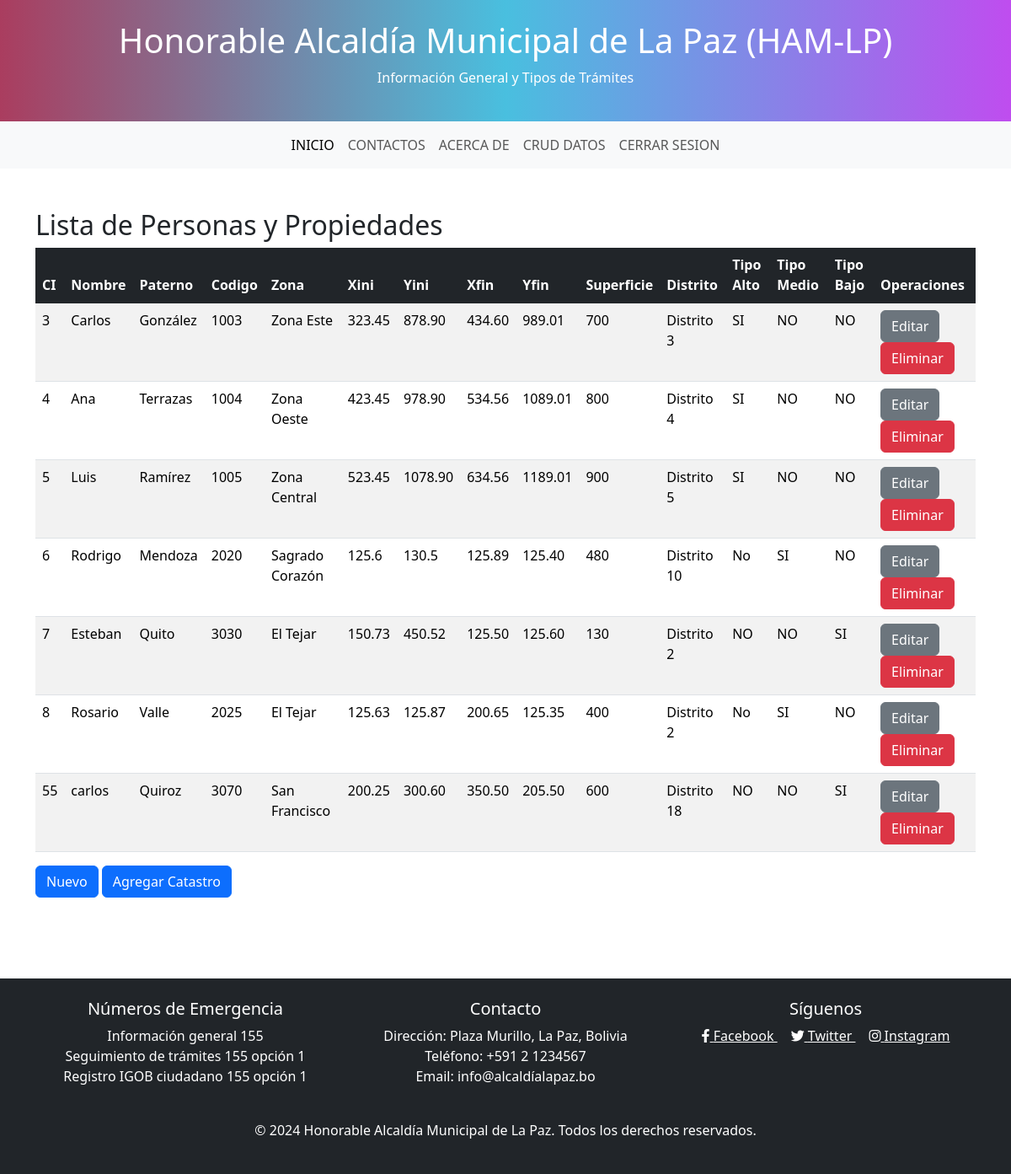
The page /ejercicio7/datos.php (signed in) on the database its author committed.
### tables this page shows
CREATE TABLE `catastro` (
  `codigo` varchar(50) NOT NULL,
  `zona` varchar(75) DEFAULT NULL,
  `xini` varchar(15) DEFAULT NULL,
  `yini` varchar(15) DEFAULT NULL,
  `xfin` varchar(15) DEFAULT NULL,
  `yfin` varchar(15) DEFAULT NULL,
  `superficie` int(11) DEFAULT NULL,
  `distrito` varchar(70) DEFAULT NULL,
  `ci` int(11) DEFAULT NULL
);

CREATE TABLE `persona` (
  `ci` int(11) NOT NULL,
  `nombre` varchar(50) DEFAULT NULL,
  `paterno` varchar(50) DEFAULT NULL
);

### ejercicio7/datos.php (the view, shortened to what this page needs)
<?php
include "conexion.inc.php";
$sql = "SELECT p.ci, p.nombre, p.paterno, c.codigo,c.zona, c.xini, c.yini, c.xfin, c.yfin, c.superficie, c.distrito
        FROM Persona p
        LEFT JOIN Catastro c ON p.ci = c.ci";
$resultado = mysqli_query($con, $sql);
?>
<?php require_once('header.php'); ?>
    <div class="container my-5">
        <h2>Lista de Personas y Propiedades</h2>
        <table class="table table-striped table-hover table-responsive">
            <thead class="table-dark">
            <tr>
                <th scope="col">CI</th>
                <th scope="col">Nombre</th>
                <th scope="col">Paterno</th>
                <th scope="col">Codigo</th>
                <th scope="col">Zona</th>
                <th scope="col">Xini</th>
                <th scope="col">Yini</th>
                <th scope="col">Xfin</th>
                <th scope="col">Yfin</th>
                <th scope="col">Superficie</th>
                <th scope="col">Distrito</th>
                <th scope="col">Tipo Alto</th>
                <th scope="col">Tipo Medio</th>
                <th scope="col">Tipo Bajo</th>
                <th scope="col">Operaciones</th>
            </tr>
            </thead>
            <tbody class="table-group-divider">
            <?php
            while($fila=mysqli_fetch_array($resultado)) {
                echo "<tr>";
                echo "<td scope='row'>$fila[ci]</td>";
                echo "<td scope='row'>$fila[nombre]</td>";
                echo "<td scope='row'>$fila[paterno]</td>";
                echo "<td scope='row'>$fila[codigo]</td>";
                echo "<td scope='row'>$fila[zona]</td>";
                echo "<td scope='row'>$fila[xini]</td>";
                echo "<td scope='row'>$fila[yini]</td>";
                echo "<td scope='row'>$fila[xfin]</td>";
                echo "<td scope='row'>$fila[yfin]</td>";
                echo "<td scope='row'>$fila[superficie]</td>";
                echo "<td scope='row'>$fila[distrito]</td>";
                if (isset($fila['codigo']) && is_string($fila['codigo']) && substr($fila['codigo'], 0, 1) == '1') {
                    echo "<td scope='row'>SI</td>";
                    echo "<td scope='row'>NO</td>";
                    echo "<td scope='row'>NO</td>";
                } else {
                    if(isset($fila['codigo']) && is_string($fila['codigo']) && substr($fila['codigo'], 0, 1) == '2'){
                        echo "<td scope='row'>No</td>";
                        echo "<td scope='row'>SI</td>";
                        echo "<td scope='row'>NO</td>";
                    }
                    else{
                        if(isset($fila['codigo']) && is_string($fila['codigo']) && substr($fila['codigo'], 0, 1) == '3'){
                            echo "<td scope='row'>NO</td>";
                            echo "<td scope='row'>NO</td>";
                            echo "<td scope='row'>SI</td>";
                        }
                        else{
                            echo "<td scope='row'>NULL</td>";
                            echo "<td scope='row'>NULL</td>";
                            echo "<td scope='row'>NULL</td>";
                        }
                    }
                }
                echo "<td scope='row'>";
                echo "<a class='btn btn-secondary' href='editar.php?ci=$fila[ci]'>Editar</a> ";
                echo "<a class='btn btn-danger' href='eliminar.php?ci=$fila[ci]'>Eliminar</a>";
                echo "</td>";
                echo "</tr>";
            }
            ?>
            </tbody>
        </table>
        <a class="btn btn-primary" href='nuevo.php'>Nuevo</a>
        <a class="btn btn-primary" href='catastro.php'>Agregar Catastro</a>
    </div>
<?php require_once('footer.php'); ?>

### ejercicio7/header.php (style rules this page uses)
html, body { height: 100%; display: flex; flex-direction: column; }
body { margin: 0; }
.container { flex: 1; }

### rows shown on the page
catastro: ci.ci "3", ci.nombre "Carlos", ci.paterno "González", codigo "1003", zona "Zona Este", xini "323.45", yini "878.90", xfin "434.60", yfin "989.01", superficie "700", distrito "Distrito 3", shows "SI"
catastro: ci.ci "4", ci.nombre "Ana", ci.paterno "Terrazas", codigo "1004", zona "Zona Oeste", xini "423.45", yini "978.90", xfin "534.56", yfin "1089.01", superficie "800", distrito "Distrito 4", shows "SI"
catastro: ci.ci "5", ci.nombre "Luis", ci.paterno "Ramírez", codigo "1005", zona "Zona Central", xini "523.45", yini "1078.90", xfin "634.56", yfin "1189.01", superficie "900", distrito "Distrito 5", shows "SI"
catastro: ci.ci "6", ci.nombre "Rodrigo", ci.paterno "Mendoza", codigo "2020", zona "Sagrado Corazón", xini "125.6", yini "130.5", xfin "125.89", yfin "125.40", superficie "480", distrito "Distrito 10", shows "No"
catastro: ci.ci "7", ci.nombre "Esteban", ci.paterno "Quito", codigo "3030", zona "El Tejar", xini "150.73", yini "450.52", xfin "125.50", yfin "125.60", superficie "130", distrito "Distrito 2", shows "NO"
catastro: ci.ci "8", ci.nombre "Rosario", ci.paterno "Valle", codigo "2025", zona "El Tejar", xini "125.63", yini "125.87", xfin "200.65", yfin "125.35", superficie "400", distrito "Distrito 2", shows "No"
catastro: ci.ci "55", ci.nombre "carlos", ci.paterno "Quiroz", codigo "3070", zona "San Francisco", xini "200.25", yini "300.60", xfin "350.50", yfin "205.50", superficie "600", distrito "Distrito 18", shows "NO"
